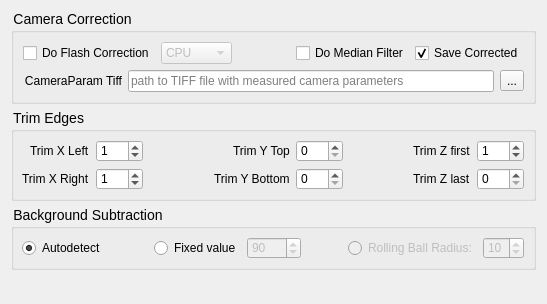
          <widget class="QWidget" name="tool_preprocess">
           <property name="geometry">
            <rect>
             <x>0</x>
             <y>0</y>
             <width>547</width>
             <height>304</height>
            </rect>
           </property>
           <attribute name="label">
            <string>Pre-Processing</string>
           </attribute>
           <layout class="QVBoxLayout" name="verticalLayout_16">
            <item>
             <widget class="QGroupBox" name="camcorGroupBox">
              <property name="styleSheet">
               <string notr="true">QGroupBox{font-size: 14px} QGroupBox::title{subcontrol-position: top left}</string>
              </property>
              <property name="title">
               <string>Camera Correction</string>
              </property>
              <layout class="QGridLayout" name="gridLayout_2">
               <item row="0" column="0" colspan="2">
                <widget class="QCheckBox" name="camcorCheckBox">
                 <property name="toolTip">
                  <string>Perform per-pixel residual electron correction for
Flash4.0 using CamaraParam Tiff file selected on
config tab.  See help for details</string>
                 </property>
                 <property name="text">
                  <string>Do Flash Correction</string>
                 </property>
                </widget>
               </item>
               <item row="0" column="2">
                <widget class="QComboBox" name="camcorTargetCombo">
                 <property name="enabled">
                  <bool>false</bool>
                 </property>
                 <property name="toolTip">
                  <string>Target for camera correction (performace may vary from system to system)</string>
                 </property>
                 <item>
                  <property name="text">
                   <string>CPU</string>
                  </property>
                 </item>
                 <item>
                  <property name="text">
                   <string>Parallel</string>
                  </property>
                 </item>
                 <item>
                  <property name="text">
                   <string>CUDA</string>
                  </property>
                 </item>
                </widget>
               </item>
               <item row="0" column="4">
                <widget class="QCheckBox" name="medianFilterCheckBox">
                 <property name="mouseTracking">
                  <bool>true</bool>
                 </property>
                 <property name="toolTip">
                  <string>Perform selective median filter correction
on particularly noisy pixels.
As done in Amat et al 2015</string>
                 </property>
                 <property name="text">
                  <string>Do Median Filter</string>
                 </property>
                </widget>
               </item>
               <item row="0" column="5" colspan="2">
                <widget class="QCheckBox" name="saveCamCorrectedCheckBox">
                 <property name="enabled">
                  <bool>true</bool>
                 </property>
                 <property name="toolTip">
                  <string>Save the Raw-Corrected files after processing
(otherwise corrected files will be deleted)</string>
                 </property>
                 <property name="text">
                  <string>Save Corrected</string>
                 </property>
                 <property name="checked">
                  <bool>true</bool>
                 </property>
                </widget>
               </item>
               <item row="1" column="6">
                <widget class="QToolButton" name="camParamTiffToolButton">
                 <property name="text">
                  <string>...</string>
                 </property>
                </widget>
               </item>
               <item row="1" column="0">
                <widget class="QLabel" name="camParamTiffLabel">
                 <property name="text">
                  <string>CameraParam Tiff</string>
                 </property>
                 <property name="alignment">
                  <set>Qt::AlignRight|Qt::AlignTrailing|Qt::AlignVCenter</set>
                 </property>
                 <property name="buddy">
                  <cstring>camParamTiffLineEdit</cstring>
                 </property>
                </widget>
               </item>
               <item row="1" column="1" colspan="5">
                <widget class="QLineEdit" name="camParamTiffLineEdit">
                 <property name="text">
                  <string/>
                 </property>
                 <property name="alignment">
                  <set>Qt::AlignLeading|Qt::AlignLeft|Qt::AlignVCenter</set>
                 </property>
                 <property name="readOnly">
                  <bool>true</bool>
                 </property>
                 <property name="placeholderText">
                  <string>path to TIFF file with measured camera parameters</string>
                 </property>
                </widget>
               </item>
               <item row="0" column="3">
                <spacer name="horizontalSpacer">
                 <property name="orientation">
                  <enum>Qt::Horizontal</enum>
                 </property>
                 <property name="sizeHint" stdset="0">
                  <size>
                   <width>40</width>
                   <height>20</height>
                  </size>
                 </property>
                </spacer>
               </item>
              </layout>
             </widget>
            </item>
            <item>
             <widget class="QGroupBox" name="trimEdgesGroupBox">
              <property name="toolTip">
               <string>Trims N pixels from the corresponding volume edge.
This is BEFORE processing, mostly to eliminate
bright-edge camera artifacts prior to deskewing</string>
              </property>
              <property name="styleSheet">
               <string notr="true">QGroupBox{font-size: 14px} QGroupBox::title{subcontrol-position: top left}</string>
              </property>
              <property name="title">
               <string>Trim Edges</string>
              </property>
              <layout class="QGridLayout" name="gridLayout_23" columnstretch="0,0,0,0,0,0,0,0">
               <property name="leftMargin">
                <number>8</number>
               </property>
               <property name="topMargin">
                <number>8</number>
               </property>
               <property name="bottomMargin">
                <number>8</number>
               </property>
               <item row="1" column="7">
                <widget class="QSpinBox" name="trimZ1SpinBox">
                 <property name="maximum">
                  <number>999</number>
                 </property>
                </widget>
               </item>
               <item row="1" column="1">
                <widget class="QSpinBox" name="trimX1SpinBox">
                 <property name="maximumSize">
                  <size>
                   <width>16777215</width>
                   <height>16777215</height>
                  </size>
                 </property>
                 <property name="maximum">
                  <number>999</number>
                 </property>
                 <property name="value">
                  <number>1</number>
                 </property>
                </widget>
               </item>
               <item row="1" column="4">
                <widget class="QSpinBox" name="trimY1SpinBox">
                 <property name="maximum">
                  <number>999</number>
                 </property>
                </widget>
               </item>
               <item row="0" column="6" alignment="Qt::AlignRight">
                <widget class="QLabel" name="trimZ0Label">
                 <property name="text">
                  <string>Trim Z first</string>
                 </property>
                </widget>
               </item>
               <item row="0" column="1">
                <widget class="QSpinBox" name="trimX0SpinBox">
                 <property name="maximumSize">
                  <size>
                   <width>16777215</width>
                   <height>16777215</height>
                  </size>
                 </property>
                 <property name="autoFillBackground">
                  <bool>false</bool>
                 </property>
                 <property name="maximum">
                  <number>999</number>
                 </property>
                 <property name="value">
                  <number>1</number>
                 </property>
                </widget>
               </item>
               <item row="0" column="7">
                <widget class="QSpinBox" name="trimZ0SpinBox">
                 <property name="autoFillBackground">
                  <bool>false</bool>
                 </property>
                 <property name="maximum">
                  <number>999</number>
                 </property>
                 <property name="value">
                  <number>1</number>
                 </property>
                </widget>
               </item>
               <item row="0" column="3" alignment="Qt::AlignRight">
                <widget class="QLabel" name="trimY0Label">
                 <property name="text">
                  <string>Trim Y Top</string>
                 </property>
                </widget>
               </item>
               <item row="1" column="6" alignment="Qt::AlignRight">
                <widget class="QLabel" name="trimZ1Label">
                 <property name="text">
                  <string>Trim Z last</string>
                 </property>
                </widget>
               </item>
               <item row="0" column="0" alignment="Qt::AlignRight">
                <widget class="QLabel" name="trimX0Label">
                 <property name="text">
                  <string>Trim X Left</string>
                 </property>
                </widget>
               </item>
               <item row="1" column="3" alignment="Qt::AlignRight">
                <widget class="QLabel" name="trimY1Label">
                 <property name="text">
                  <string>Trim Y Bottom</string>
                 </property>
                </widget>
               </item>
               <item row="1" column="2">
                <spacer name="trimspacer3">
                 <property name="orientation">
                  <enum>Qt::Horizontal</enum>
                 </property>
                 <property name="sizeHint" stdset="0">
                  <size>
                   <width>40</width>
                   <height>20</height>
                  </size>
                 </property>
                </spacer>
               </item>
               <item row="0" column="4">
                <widget class="QSpinBox" name="trimY0SpinBox">
                 <property name="maximum">
                  <number>999</number>
                 </property>
                </widget>
               </item>
               <item row="1" column="0" alignment="Qt::AlignRight">
                <widget class="QLabel" name="trimX1Label">
                 <property name="text">
                  <string>Trim X Right</string>
                 </property>
                </widget>
               </item>
               <item row="0" column="2">
                <spacer name="trimspacer1">
                 <property name="orientation">
                  <enum>Qt::Horizontal</enum>
                 </property>
                 <property name="sizeHint" stdset="0">
                  <size>
                   <width>40</width>
                   <height>20</height>
                  </size>
                 </property>
                </spacer>
               </item>
               <item row="1" column="5">
                <spacer name="trimspacer4">
                 <property name="orientation">
                  <enum>Qt::Horizontal</enum>
                 </property>
                 <property name="sizeHint" stdset="0">
                  <size>
                   <width>40</width>
                   <height>20</height>
                  </size>
                 </property>
                </spacer>
               </item>
               <item row="0" column="5">
                <spacer name="trimspacer2">
                 <property name="orientation">
                  <enum>Qt::Horizontal</enum>
                 </property>
                 <property name="sizeHint" stdset="0">
                  <size>
                   <width>40</width>
                   <height>20</height>
                  </size>
                 </property>
                </spacer>
               </item>
              </layout>
              <zorder>trimX0Label</zorder>
              <zorder>trimX0SpinBox</zorder>
              <zorder>trimY0Label</zorder>
              <zorder>trimY0SpinBox</zorder>
              <zorder>trimZ0Label</zorder>
              <zorder>trimZ0SpinBox</zorder>
              <zorder>trimspacer1</zorder>
              <zorder>trimspacer2</zorder>
              <zorder>trimX1Label</zorder>
              <zorder>trimX1SpinBox</zorder>
              <zorder>trimY1SpinBox</zorder>
              <zorder>trimY1Label</zorder>
              <zorder>trimZ1SpinBox</zorder>
              <zorder>trimZ1Label</zorder>
              <zorder>trimspacer4</zorder>
              <zorder>trimspacer3</zorder>
             </widget>
            </item>
            <item>
             <widget class="QGroupBox" name="backgroundGroupBox">
              <property name="styleSheet">
               <string notr="true">QGroupBox{font-size: 14px} QGroupBox::title{subcontrol-position: top left}</string>
              </property>
              <property name="title">
               <string>Background Subtraction</string>
              </property>
              <layout class="QHBoxLayout" name="horizontalLayout_6">
               <property name="leftMargin">
                <number>8</number>
               </property>
               <property name="topMargin">
                <number>8</number>
               </property>
               <property name="bottomMargin">
                <number>8</number>
               </property>
               <item>
                <widget class="QRadioButton" name="backgroundAutoRadio">
                 <property name="toolTip">
                  <string>Use the mode intensity value from the second plane in
the Z stack for each channel for background subtraction.</string>
                 </property>
                 <property name="text">
                  <string>Autodetect</string>
                 </property>
                 <property name="checked">
                  <bool>true</bool>
                 </property>
                </widget>
               </item>
               <item>
                <spacer name="bgrdspacer1">
                 <property name="orientation">
                  <enum>Qt::Horizontal</enum>
                 </property>
                 <property name="sizeHint" stdset="0">
                  <size>
                   <width>40</width>
                   <height>20</height>
                  </size>
                 </property>
                </spacer>
               </item>
               <item>
                <widget class="QRadioButton" name="backgroundFixedRadio">
                 <property name="toolTip">
                  <string>Use specified intensity value for background subtraction.</string>
                 </property>
                 <property name="text">
                  <string>Fixed value</string>
                 </property>
                </widget>
               </item>
               <item>
                <widget class="QSpinBox" name="backgroundFixedSpinBox">
                 <property name="enabled">
                  <bool>false</bool>
                 </property>
                 <property name="autoFillBackground">
                  <bool>false</bool>
                 </property>
                 <property name="maximum">
                  <number>1000</number>
                 </property>
                 <property name="value">
                  <number>90</number>
                 </property>
                </widget>
               </item>
               <item>
                <spacer name="bgrdspacer2">
                 <property name="orientation">
                  <enum>Qt::Horizontal</enum>
                 </property>
                 <property name="sizeHint" stdset="0">
                  <size>
                   <width>40</width>
                   <height>20</height>
                  </size>
                 </property>
                </spacer>
               </item>
               <item>
                <widget class="QRadioButton" name="backgroundRollingRadio">
                 <property name="enabled">
                  <bool>false</bool>
                 </property>
                 <property name="toolTip">
                  <string>Not implemented</string>
                 </property>
                 <property name="text">
                  <string>Rolling Ball Radius:</string>
                 </property>
                </widget>
               </item>
               <item>
                <widget class="QSpinBox" name="backgroundRollingSpinBox">
                 <property name="enabled">
                  <bool>false</bool>
                 </property>
                 <property name="value">
                  <number>10</number>
                 </property>
                </widget>
               </item>
              </layout>
             </widget>
            </item>
            <item>
             <spacer name="preprocessSpacer">
              <property name="orientation">
               <enum>Qt::Vertical</enum>
              </property>
              <property name="sizeHint" stdset="0">
               <size>
                <width>20</width>
                <height>40</height>
               </size>
              </property>
             </spacer>
            </item>
           </layout>
          </widget>
